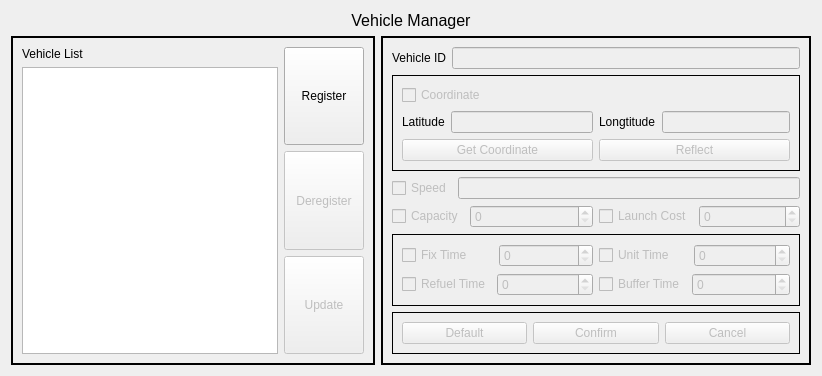
       <widget class="QWidget" name="vehicleManagerPage">
        <layout class="QVBoxLayout" name="verticalLayout_27">
         <item>
          <layout class="QVBoxLayout" name="verticalLayout_11">
           <item>
            <widget class="QLabel" name="vehManLabel">
             <property name="font">
              <font>
               <pointsize>12</pointsize>
              </font>
             </property>
             <property name="text">
              <string>Vehicle Manager</string>
             </property>
             <property name="alignment">
              <set>Qt::AlignCenter</set>
             </property>
            </widget>
           </item>
           <item>
            <layout class="QHBoxLayout" name="horizontalLayout_27">
             <item>
              <widget class="QFrame" name="frame">
               <property name="sizePolicy">
                <sizepolicy hsizetype="Expanding" vsizetype="Preferred">
                 <horstretch>0</horstretch>
                 <verstretch>0</verstretch>
                </sizepolicy>
               </property>
               <property name="frameShape">
                <enum>QFrame::WinPanel</enum>
               </property>
               <layout class="QHBoxLayout" name="horizontalLayout_49">
                <item>
                 <layout class="QVBoxLayout" name="verticalLayout_12">
                  <item>
                   <layout class="QHBoxLayout" name="horizontalLayout_26">
                    <item>
                     <widget class="QLabel" name="vehTableLabel">
                      <property name="sizePolicy">
                       <sizepolicy hsizetype="Preferred" vsizetype="Preferred">
                        <horstretch>0</horstretch>
                        <verstretch>0</verstretch>
                       </sizepolicy>
                      </property>
                      <property name="text">
                       <string>Vehicle List</string>
                      </property>
                     </widget>
                    </item>
                   </layout>
                  </item>
                  <item>
                   <widget class="QTableWidget" name="vehTableWidget">
                    <property name="sizePolicy">
                     <sizepolicy hsizetype="Expanding" vsizetype="Expanding">
                      <horstretch>0</horstretch>
                      <verstretch>0</verstretch>
                     </sizepolicy>
                    </property>
                    <property name="minimumSize">
                     <size>
                      <width>0</width>
                      <height>0</height>
                     </size>
                    </property>
                   </widget>
                  </item>
                 </layout>
                </item>
                <item>
                 <layout class="QVBoxLayout" name="verticalLayout_9">
                  <item>
                   <widget class="QPushButton" name="vehRegBtn">
                    <property name="sizePolicy">
                     <sizepolicy hsizetype="Fixed" vsizetype="Expanding">
                      <horstretch>0</horstretch>
                      <verstretch>0</verstretch>
                     </sizepolicy>
                    </property>
                    <property name="text">
                     <string>Register</string>
                    </property>
                   </widget>
                  </item>
                  <item>
                   <widget class="QPushButton" name="vehDeregBtn">
                    <property name="enabled">
                     <bool>false</bool>
                    </property>
                    <property name="sizePolicy">
                     <sizepolicy hsizetype="Fixed" vsizetype="Expanding">
                      <horstretch>0</horstretch>
                      <verstretch>0</verstretch>
                     </sizepolicy>
                    </property>
                    <property name="text">
                     <string>Deregister</string>
                    </property>
                   </widget>
                  </item>
                  <item>
                   <widget class="QPushButton" name="vehUpdateBtn">
                    <property name="enabled">
                     <bool>false</bool>
                    </property>
                    <property name="sizePolicy">
                     <sizepolicy hsizetype="Fixed" vsizetype="Expanding">
                      <horstretch>0</horstretch>
                      <verstretch>0</verstretch>
                     </sizepolicy>
                    </property>
                    <property name="text">
                     <string>Update</string>
                    </property>
                   </widget>
                  </item>
                 </layout>
                </item>
               </layout>
              </widget>
             </item>
             <item>
              <widget class="QFrame" name="frame">
               <property name="minimumSize">
                <size>
                 <width>430</width>
                 <height>0</height>
                </size>
               </property>
               <property name="maximumSize">
                <size>
                 <width>430</width>
                 <height>16777215</height>
                </size>
               </property>
               <property name="frameShape">
                <enum>QFrame::WinPanel</enum>
               </property>
               <layout class="QVBoxLayout" name="verticalLayout_14">
                <item>
                 <layout class="QHBoxLayout" name="horizontalLayout_13">
                  <item>
                   <widget class="QLabel" name="vehIdLabel">
                    <property name="sizePolicy">
                     <sizepolicy hsizetype="Fixed" vsizetype="Preferred">
                      <horstretch>0</horstretch>
                      <verstretch>0</verstretch>
                     </sizepolicy>
                    </property>
                    <property name="text">
                     <string>Vehicle ID</string>
                    </property>
                   </widget>
                  </item>
                  <item>
                   <widget class="QLineEdit" name="vehIdEdit">
                    <property name="enabled">
                     <bool>false</bool>
                    </property>
                    <property name="sizePolicy">
                     <sizepolicy hsizetype="Preferred" vsizetype="Fixed">
                      <horstretch>0</horstretch>
                      <verstretch>0</verstretch>
                     </sizepolicy>
                    </property>
                   </widget>
                  </item>
                 </layout>
                </item>
                <item>
                 <widget class="QFrame" name="frame">
                  <property name="frameShape">
                   <enum>QFrame::Panel</enum>
                  </property>
                  <layout class="QVBoxLayout" name="verticalLayout_10">
                   <item>
                    <widget class="QCheckBox" name="vehCoordChBox">
                     <property name="enabled">
                      <bool>false</bool>
                     </property>
                     <property name="sizePolicy">
                      <sizepolicy hsizetype="Preferred" vsizetype="Fixed">
                       <horstretch>0</horstretch>
                       <verstretch>0</verstretch>
                      </sizepolicy>
                     </property>
                     <property name="text">
                      <string>Coordinate</string>
                     </property>
                    </widget>
                   </item>
                   <item>
                    <layout class="QHBoxLayout" name="horizontalLayout_12">
                     <item>
                      <layout class="QHBoxLayout" name="horizontalLayout_10">
                       <item>
                        <widget class="QLabel" name="vehLatLabel">
                         <property name="sizePolicy">
                          <sizepolicy hsizetype="Fixed" vsizetype="Preferred">
                           <horstretch>0</horstretch>
                           <verstretch>0</verstretch>
                          </sizepolicy>
                         </property>
                         <property name="text">
                          <string>Latitude</string>
                         </property>
                        </widget>
                       </item>
                       <item>
                        <widget class="QLineEdit" name="vehLatEdit">
                         <property name="enabled">
                          <bool>false</bool>
                         </property>
                         <property name="sizePolicy">
                          <sizepolicy hsizetype="Preferred" vsizetype="Fixed">
                           <horstretch>0</horstretch>
                           <verstretch>0</verstretch>
                          </sizepolicy>
                         </property>
                        </widget>
                       </item>
                      </layout>
                     </item>
                     <item>
                      <layout class="QHBoxLayout" name="horizontalLayout_11">
                       <item>
                        <widget class="QLabel" name="vehLongLabel">
                         <property name="sizePolicy">
                          <sizepolicy hsizetype="Fixed" vsizetype="Preferred">
                           <horstretch>0</horstretch>
                           <verstretch>0</verstretch>
                          </sizepolicy>
                         </property>
                         <property name="text">
                          <string>Longtitude</string>
                         </property>
                        </widget>
                       </item>
                       <item>
                        <widget class="QLineEdit" name="vehLongEdit">
                         <property name="enabled">
                          <bool>false</bool>
                         </property>
                         <property name="sizePolicy">
                          <sizepolicy hsizetype="Preferred" vsizetype="Fixed">
                           <horstretch>0</horstretch>
                           <verstretch>0</verstretch>
                          </sizepolicy>
                         </property>
                        </widget>
                       </item>
                      </layout>
                     </item>
                    </layout>
                   </item>
                   <item>
                    <layout class="QHBoxLayout" name="horizontalLayout_24">
                     <item>
                      <widget class="QPushButton" name="vehGetCoordBtn">
                       <property name="enabled">
                        <bool>false</bool>
                       </property>
                       <property name="sizePolicy">
                        <sizepolicy hsizetype="Preferred" vsizetype="Fixed">
                         <horstretch>0</horstretch>
                         <verstretch>0</verstretch>
                        </sizepolicy>
                       </property>
                       <property name="text">
                        <string>Get Coordinate</string>
                       </property>
                      </widget>
                     </item>
                     <item>
                      <widget class="QPushButton" name="vehRefCoordBtn">
                       <property name="enabled">
                        <bool>false</bool>
                       </property>
                       <property name="sizePolicy">
                        <sizepolicy hsizetype="Preferred" vsizetype="Fixed">
                         <horstretch>0</horstretch>
                         <verstretch>0</verstretch>
                        </sizepolicy>
                       </property>
                       <property name="text">
                        <string>Reflect</string>
                       </property>
                      </widget>
                     </item>
                    </layout>
                   </item>
                  </layout>
                 </widget>
                </item>
                <item>
                 <layout class="QHBoxLayout" name="horizontalLayout_14">
                  <item>
                   <widget class="QCheckBox" name="vehSpeedChBox">
                    <property name="enabled">
                     <bool>false</bool>
                    </property>
                    <property name="sizePolicy">
                     <sizepolicy hsizetype="Fixed" vsizetype="Fixed">
                      <horstretch>0</horstretch>
                      <verstretch>0</verstretch>
                     </sizepolicy>
                    </property>
                    <property name="text">
                     <string>Speed</string>
                    </property>
                   </widget>
                  </item>
                  <item>
                   <widget class="QLineEdit" name="vehSpeedEdit">
                    <property name="enabled">
                     <bool>false</bool>
                    </property>
                    <property name="sizePolicy">
                     <sizepolicy hsizetype="Preferred" vsizetype="Fixed">
                      <horstretch>0</horstretch>
                      <verstretch>0</verstretch>
                     </sizepolicy>
                    </property>
                   </widget>
                  </item>
                 </layout>
                </item>
                <item>
                 <layout class="QHBoxLayout" name="horizontalLayout_23">
                  <item>
                   <layout class="QHBoxLayout" name="horizontalLayout_16">
                    <item>
                     <widget class="QCheckBox" name="vehCapChBox">
                      <property name="enabled">
                       <bool>false</bool>
                      </property>
                      <property name="sizePolicy">
                       <sizepolicy hsizetype="Fixed" vsizetype="Fixed">
                        <horstretch>0</horstretch>
                        <verstretch>0</verstretch>
                       </sizepolicy>
                      </property>
                      <property name="text">
                       <string>Capacity</string>
                      </property>
                     </widget>
                    </item>
                    <item>
                     <widget class="QSpinBox" name="vehCapSpBox">
                      <property name="enabled">
                       <bool>false</bool>
                      </property>
                      <property name="sizePolicy">
                       <sizepolicy hsizetype="Preferred" vsizetype="Fixed">
                        <horstretch>0</horstretch>
                        <verstretch>0</verstretch>
                       </sizepolicy>
                      </property>
                     </widget>
                    </item>
                   </layout>
                  </item>
                  <item>
                   <layout class="QHBoxLayout" name="horizontalLayout_20">
                    <item>
                     <widget class="QCheckBox" name="vehLCostChBox">
                      <property name="enabled">
                       <bool>false</bool>
                      </property>
                      <property name="sizePolicy">
                       <sizepolicy hsizetype="Fixed" vsizetype="Fixed">
                        <horstretch>0</horstretch>
                        <verstretch>0</verstretch>
                       </sizepolicy>
                      </property>
                      <property name="text">
                       <string>Launch Cost</string>
                      </property>
                     </widget>
                    </item>
                    <item>
                     <widget class="QSpinBox" name="vehLCostSpBox">
                      <property name="enabled">
                       <bool>false</bool>
                      </property>
                      <property name="sizePolicy">
                       <sizepolicy hsizetype="Preferred" vsizetype="Fixed">
                        <horstretch>0</horstretch>
                        <verstretch>0</verstretch>
                       </sizepolicy>
                      </property>
                      <property name="maximum">
                       <number>100000</number>
                      </property>
                     </widget>
                    </item>
                   </layout>
                  </item>
                 </layout>
                </item>
                <item>
                 <widget class="QFrame" name="frame">
                  <property name="frameShape">
                   <enum>QFrame::Panel</enum>
                  </property>
                  <layout class="QVBoxLayout" name="verticalLayout_13">
                   <item>
                    <layout class="QHBoxLayout" name="horizontalLayout_22">
                     <item>
                      <layout class="QHBoxLayout" name="horizontalLayout_17">
                       <item>
                        <widget class="QCheckBox" name="vehFTimeChBox">
                         <property name="enabled">
                          <bool>false</bool>
                         </property>
                         <property name="sizePolicy">
                          <sizepolicy hsizetype="Fixed" vsizetype="Fixed">
                           <horstretch>0</horstretch>
                           <verstretch>0</verstretch>
                          </sizepolicy>
                         </property>
                         <property name="text">
                          <string>Fix Time      </string>
                         </property>
                        </widget>
                       </item>
                       <item>
                        <widget class="QSpinBox" name="vehFTimeSpBox">
                         <property name="enabled">
                          <bool>false</bool>
                         </property>
                         <property name="sizePolicy">
                          <sizepolicy hsizetype="Preferred" vsizetype="Fixed">
                           <horstretch>0</horstretch>
                           <verstretch>0</verstretch>
                          </sizepolicy>
                         </property>
                         <property name="maximum">
                          <number>10000</number>
                         </property>
                        </widget>
                       </item>
                      </layout>
                     </item>
                     <item>
                      <layout class="QHBoxLayout" name="horizontalLayout_18">
                       <item>
                        <widget class="QCheckBox" name="vehUTimeChBox">
                         <property name="enabled">
                          <bool>false</bool>
                         </property>
                         <property name="sizePolicy">
                          <sizepolicy hsizetype="Fixed" vsizetype="Fixed">
                           <horstretch>0</horstretch>
                           <verstretch>0</verstretch>
                          </sizepolicy>
                         </property>
                         <property name="text">
                          <string>Unit Time    </string>
                         </property>
                        </widget>
                       </item>
                       <item>
                        <widget class="QSpinBox" name="vehUTimeSpBox">
                         <property name="enabled">
                          <bool>false</bool>
                         </property>
                         <property name="sizePolicy">
                          <sizepolicy hsizetype="Preferred" vsizetype="Fixed">
                           <horstretch>0</horstretch>
                           <verstretch>0</verstretch>
                          </sizepolicy>
                         </property>
                         <property name="maximum">
                          <number>10000</number>
                         </property>
                        </widget>
                       </item>
                      </layout>
                     </item>
                    </layout>
                   </item>
                   <item>
                    <layout class="QHBoxLayout" name="horizontalLayout_21">
                     <item>
                      <layout class="QHBoxLayout" name="horizontalLayout_15">
                       <item>
                        <widget class="QCheckBox" name="vehRTimeChBox">
                         <property name="enabled">
                          <bool>false</bool>
                         </property>
                         <property name="sizePolicy">
                          <sizepolicy hsizetype="Fixed" vsizetype="Fixed">
                           <horstretch>0</horstretch>
                           <verstretch>0</verstretch>
                          </sizepolicy>
                         </property>
                         <property name="text">
                          <string>Refuel Time</string>
                         </property>
                        </widget>
                       </item>
                       <item>
                        <widget class="QSpinBox" name="vehRTimeSpBox">
                         <property name="enabled">
                          <bool>false</bool>
                         </property>
                         <property name="sizePolicy">
                          <sizepolicy hsizetype="Preferred" vsizetype="Fixed">
                           <horstretch>0</horstretch>
                           <verstretch>0</verstretch>
                          </sizepolicy>
                         </property>
                         <property name="maximum">
                          <number>1000000</number>
                         </property>
                        </widget>
                       </item>
                      </layout>
                     </item>
                     <item>
                      <layout class="QHBoxLayout" name="horizontalLayout_19">
                       <item>
                        <widget class="QCheckBox" name="vehBTimeChBox">
                         <property name="enabled">
                          <bool>false</bool>
                         </property>
                         <property name="sizePolicy">
                          <sizepolicy hsizetype="Fixed" vsizetype="Fixed">
                           <horstretch>0</horstretch>
                           <verstretch>0</verstretch>
                          </sizepolicy>
                         </property>
                         <property name="text">
                          <string>Buffer Time</string>
                         </property>
                        </widget>
                       </item>
                       <item>
                        <widget class="QSpinBox" name="vehBTimeSpBox">
                         <property name="enabled">
                          <bool>false</bool>
                         </property>
                         <property name="sizePolicy">
                          <sizepolicy hsizetype="Preferred" vsizetype="Fixed">
                           <horstretch>0</horstretch>
                           <verstretch>0</verstretch>
                          </sizepolicy>
                         </property>
                         <property name="maximum">
                          <number>10000</number>
                         </property>
                        </widget>
                       </item>
                      </layout>
                     </item>
                    </layout>
                   </item>
                  </layout>
                 </widget>
                </item>
                <item>
                 <widget class="QFrame" name="frame">
                  <property name="frameShape">
                   <enum>QFrame::Panel</enum>
                  </property>
                  <layout class="QHBoxLayout" name="horizontalLayout_25">
                   <item>
                    <widget class="QPushButton" name="vehDefaultBtn">
                     <property name="enabled">
                      <bool>false</bool>
                     </property>
                     <property name="sizePolicy">
                      <sizepolicy hsizetype="Preferred" vsizetype="Fixed">
                       <horstretch>0</horstretch>
                       <verstretch>0</verstretch>
                      </sizepolicy>
                     </property>
                     <property name="text">
                      <string>Default</string>
                     </property>
                    </widget>
                   </item>
                   <item>
                    <widget class="QPushButton" name="vehConfirmBtn">
                     <property name="enabled">
                      <bool>false</bool>
                     </property>
                     <property name="sizePolicy">
                      <sizepolicy hsizetype="Preferred" vsizetype="Fixed">
                       <horstretch>0</horstretch>
                       <verstretch>0</verstretch>
                      </sizepolicy>
                     </property>
                     <property name="text">
                      <string>Confirm</string>
                     </property>
                    </widget>
                   </item>
                   <item>
                    <widget class="QPushButton" name="vehCancelBtn">
                     <property name="enabled">
                      <bool>false</bool>
                     </property>
                     <property name="sizePolicy">
                      <sizepolicy hsizetype="Preferred" vsizetype="Fixed">
                       <horstretch>0</horstretch>
                       <verstretch>0</verstretch>
                      </sizepolicy>
                     </property>
                     <property name="text">
                      <string>Cancel</string>
                     </property>
                    </widget>
                   </item>
                  </layout>
                 </widget>
                </item>
               </layout>
              </widget>
             </item>
            </layout>
           </item>
          </layout>
         </item>
        </layout>
       </widget>
